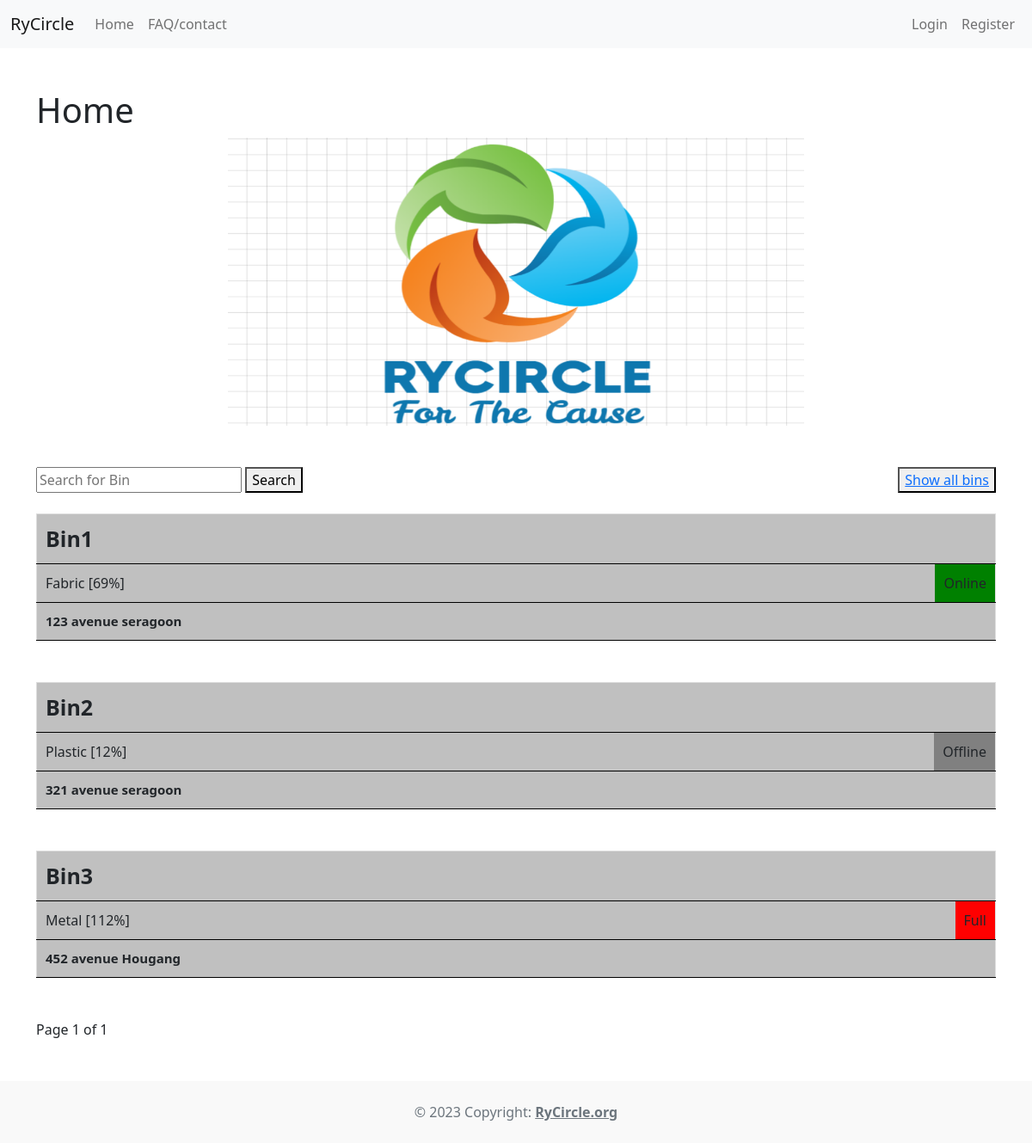
The page / on the database its author committed.
### recycle_app/models.py (models this page shows, shortened)
class Bins(models.Model):
    bin_name = models.CharField(max_length=255)
    bin_type = models.CharField(max_length=255)
    bin_capacity = models.CharField(max_length=255)
    bin_location = models.CharField(max_length=255)
    status = models.CharField(max_length=255)
    associated  = models.BooleanField(default=0)

### recycle_app/views.py (the view)
def index(request):
    if 'member_id' in request.session: #Check if user is logged in
        UID = request.session['member_id']
        if 'all' in request.GET:
            BinsInfo = Bins.objects.all().order_by('id').distinct()
        else:
            BinsInfo = Bins.objects.filter(associated=1).order_by('id').distinct()
        Userinfo = Users.objects.filter(id=UID).values()
        paginator = Paginator(BinsInfo, 3)
        page_number = request.GET.get('page')
        page_Bins = paginator.get_page(page_number)
        template = loader.get_template('index.html')
        context = {
            'page_Bins': page_Bins,
            'Userinfo': Userinfo,
        }
        return HttpResponse(template.render(context, request))
    else:
        if 'all' in request.GET:
            BinsInfo = Bins.objects.all().order_by('id').distinct()
        else:
            BinsInfo = Bins.objects.filter(associated=1).order_by('id').distinct()
        paginator = Paginator(BinsInfo, 3)
        page_number = request.GET.get('page')
        page_Bins = paginator.get_page(page_number)
        template = loader.get_template('index.html')
        context = {
            'page_Bins': page_Bins,
        }
        return HttpResponse(template.render(context, request))

### recycle_app/templates/index.html (shortened to what this page needs)
<!doctype html>
<html>
    <head>
        <link href="https://cdn.jsdelivr.net/npm/bootstrap@5.2.0/dist/css/bootstrap.min.css" rel="stylesheet"
>
        <link rel="stylesheet" href="https://cdnjs.cloudflare.com/ajax/libs/font-awesome/6.1.2/css/all.min.css"
 />
        {% load static %}
        <link rel="stylesheet" href="{% static 'css/style.css' %}">
    </head>
    <body>
        <div class = "container-nav">
            <nav class="navbar navbar-expand-lg bg-light">
                <div class="container-fluid">
                    <a class="navbar-brand" href="/">RyCircle</a>
                    <div class="collapse navbar-collapse" id="navbarSupportedContent">
                        <ul class="navbar-nav me-auto mb-2 mb-lg-0">
                            <li class="nav-item">
                                <a class="nav-link" href="/">Home</a>
                            </li>
                            <li class="nav-item">
                                <a class="nav-link" href="/FAQ/">FAQ/contact</a>
                            </li>
                        </ul>
                        <ul class="nav navbar-nav ms-auto w-100 justify-content-end">
                            <li class="nav-item">
                                {% if 'member_id' in request.session %}
                                {% else %}
                                    <li><a class="nav-link" href="/login/">Login</a></li>
                                {% endif %}
                            </li>
                            <li class="nav-item">
                                {% if 'member_id' in request.session %}
                                    <li class="nav-item">
                                        <a class="nav-link" href="{% url 'profile' phone_number=request.session.phone_number %}">Profile</a>
                                    </li>
                                    <li><a class="nav-link" href="/logout/">logout</a></li>
                                {% else %}
                                    <li><a class="nav-link" href="/register/">Register</a></li>
                                {% endif %}
                            </li>
                        </ul>
                    </div>
                </div>
            </nav>
        </div>
        <div class="background">
        <div class="container py-5">
            <h1>Home</h1>
            <div id="carouselAboutus" class="carousel slide" data-bs-ride="carousel" style="width: 60%; margin-left: auto; margin-right: auto;">
                <div class="carousel-inner">
                    <div class="carousel-item active">
                        <img src="{% static 'images/index-aboutus1.png' %}" width="100%" alt="1" >
                    </div>
                </div>
           </div>
            <br><br>
            <form action="/search/" method = "get">
                <input type="text" name="searching" placeholder="Search for Bin">
                    <button type="submit">Search</button>
                    {% if 'all' in request.GET %}
                    <button type="button" style="float: right;">
                        <a href="/">Show only associated</a>
                    </button>
                    {% else %}
                    <button type="button" style="float: right;">
                        <a href="?all">Show all bins</a>
                    </button>
                    {% endif %}
            </form>
            <br>
            {% for B in page_Bins %}
            <table border="1" style="background: #C0C0C0;">
                <tr>
                    <td style="width: 100%; font-size: 25px;"><b>{{ B.bin_name }} {% if B.associated == 0 %}[Not associated]{% endif %}</b></td>
                </tr>
                <tr>
                    <td style="width: 100%;">{{ B.bin_type }} {% if B.associated == 1 %} [{{ B.bin_capacity }}] {% endif %}</td>
                {% if B.associated == 0 %}
                {% else %}
                    <td
                    style="{% if B.status == "Full" %}
                            background: red;
                           {% elif B.status == "Offline" %}
                            background: grey;
                           {% elif B.status == "Online" %}
                            background: green;
                        {% endif %}">{{ B.status }}</td>
                </tr>
                {% endif %}
                <tr>
                    <td style="width: 100%; font-size: 15px;"><b>{{ B.bin_location }}</b></td>
                </tr>
            </table>
            <br><br>
            {% endfor %}
            <div class="pagination">
                <span class="step-links">
                    <span class="current">
                        Page {{ page_Bins.number }} of {{ page_Bins.paginator.num_pages }}
                    </span>
                </span>
            </div>
        </div>
        </div>
        <footer class="text-center text-lg-start bg-white text-muted">
            <div class="text-center p-4" style="background-color: rgba(0, 0, 0, 0.025);">
            © 2023 Copyright:
            <a class="text-reset fw-bold" href="/">RyCircle.org</a>
            </div>
        </footer>
    </body>
</html>

### recycle_app/static/css/style.css (style rules this page uses)
.background { background-color: white; }
table { border-collapse: collapse; border-spacing: 0; width: 100%; border: 1px solid #ddd; }
th, td { padding: 16px; padding: 10px 10px 10px 10px; max-width: 100px; }
tr { border-bottom: 1px solid black; max-width: 100px; }

### rows shown on the page
Bins: bin_name "Bin1", bin_type "Fabric", bin_capacity "69%", status "Online", bin_location "123 avenue seragoon"
Bins: bin_name "Bin2", bin_type "Plastic", bin_capacity "12%", status "Offline", bin_location "321 avenue seragoon"
Bins: bin_name "Bin3", bin_type "Metal", bin_capacity "112%", status "Full", bin_location "452 avenue Hougang"

### other values the page prints
{{ page_Bins.number }} "1"
{{ page_Bins.paginator.num_pages }} "1"
